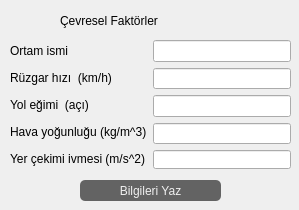
<?xml version="1.0" encoding="UTF-8"?>
<ui version="4.0">
 <class>Dialog</class>
 <widget class="QDialog" name="Dialog">
  <property name="geometry">
   <rect>
    <x>0</x>
    <y>0</y>
    <width>299</width>
    <height>210</height>
   </rect>
  </property>
  <property name="minimumSize">
   <size>
    <width>299</width>
    <height>210</height>
   </size>
  </property>
  <property name="maximumSize">
   <size>
    <width>299</width>
    <height>210</height>
   </size>
  </property>
  <property name="windowTitle">
   <string>Çevre</string>
  </property>
  <property name="windowIcon">
   <iconset resource="env.qrc">
    <normaloff>:/img/assets/road.jpg</normaloff>:/img/assets/road.jpg</iconset>
  </property>
  <property name="styleSheet">
   <string notr="true">font: 8pt &quot;Segoe UI&quot;;</string>
  </property>
  <widget class="QLabel" name="label_6">
   <property name="geometry">
    <rect>
     <x>60</x>
     <y>10</y>
     <width>181</width>
     <height>21</height>
    </rect>
   </property>
   <property name="styleSheet">
    <string notr="true">font: 700 14pt &quot;Segoe UI&quot;;</string>
   </property>
   <property name="text">
    <string>Çevresel Faktörler</string>
   </property>
  </widget>
  <widget class="QPushButton" name="pushButton">
   <property name="geometry">
    <rect>
     <x>80</x>
     <y>180</y>
     <width>141</width>
     <height>21</height>
    </rect>
   </property>
   <property name="minimumSize">
    <size>
     <width>141</width>
     <height>21</height>
    </size>
   </property>
   <property name="maximumSize">
    <size>
     <width>141</width>
     <height>21</height>
    </size>
   </property>
   <property name="cursor">
    <cursorShape>PointingHandCursor</cursorShape>
   </property>
   <property name="styleSheet">
    <string notr="true">QPushButton{
border-radius:5px;
color:rgb(239, 239, 239);
font: 10pt &quot;Gill Sans MT&quot;;
background-color: rgb(99,99, 99);
}
QPushButton:hover {
color:rgb(9, 9, 9);
background-color:rgb(239, 239, 239);
}
QPushButton:pressed {
color:rgb(9, 9, 9);
}</string>
   </property>
   <property name="text">
    <string>Bilgileri Yaz</string>
   </property>
  </widget>
  <widget class="QWidget" name="layoutWidget">
   <property name="geometry">
    <rect>
     <x>10</x>
     <y>40</y>
     <width>281</width>
     <height>129</height>
    </rect>
   </property>
   <layout class="QHBoxLayout" name="horizontalLayout">
    <item>
     <layout class="QVBoxLayout" name="verticalLayout_2">
      <item>
       <widget class="QLabel" name="label_8">
        <property name="sizePolicy">
         <sizepolicy hsizetype="Preferred" vsizetype="Preferred">
          <horstretch>0</horstretch>
          <verstretch>0</verstretch>
         </sizepolicy>
        </property>
        <property name="minimumSize">
         <size>
          <width>120</width>
          <height>0</height>
         </size>
        </property>
        <property name="styleSheet">
         <string notr="true">height:13px;</string>
        </property>
        <property name="text">
         <string>Ortam ismi</string>
        </property>
       </widget>
      </item>
      <item>
       <widget class="QLabel" name="label">
        <property name="sizePolicy">
         <sizepolicy hsizetype="Preferred" vsizetype="Preferred">
          <horstretch>0</horstretch>
          <verstretch>0</verstretch>
         </sizepolicy>
        </property>
        <property name="minimumSize">
         <size>
          <width>120</width>
          <height>0</height>
         </size>
        </property>
        <property name="text">
         <string>Rüzgar hızı  (km/h)</string>
        </property>
       </widget>
      </item>
      <item>
       <widget class="QLabel" name="label_2">
        <property name="minimumSize">
         <size>
          <width>120</width>
          <height>0</height>
         </size>
        </property>
        <property name="text">
         <string>Yol eğimi  (açı)</string>
        </property>
       </widget>
      </item>
      <item>
       <widget class="QLabel" name="label_3">
        <property name="minimumSize">
         <size>
          <width>120</width>
          <height>0</height>
         </size>
        </property>
        <property name="text">
         <string>Hava yoğunluğu (kg/m^3)</string>
        </property>
       </widget>
      </item>
      <item>
       <widget class="QLabel" name="label_4">
        <property name="minimumSize">
         <size>
          <width>120</width>
          <height>0</height>
         </size>
        </property>
        <property name="text">
         <string>Yer çekimi ivmesi (m/s^2)</string>
        </property>
       </widget>
      </item>
     </layout>
    </item>
    <item>
     <layout class="QVBoxLayout" name="verticalLayout">
      <item>
       <widget class="QLineEdit" name="env_name"/>
      </item>
      <item>
       <widget class="QLineEdit" name="v_wind"/>
      </item>
      <item>
       <widget class="QLineEdit" name="incline"/>
      </item>
      <item>
       <widget class="QLineEdit" name="ro_air"/>
      </item>
      <item>
       <widget class="QLineEdit" name="gi">
        <property name="styleSheet">
         <string notr="true">height:13px;</string>
        </property>
       </widget>
      </item>
     </layout>
    </item>
   </layout>
  </widget>
 </widget>
 <resources>
  <include location="env.qrc"/>
 </resources>
 <connections/>
</ui>
